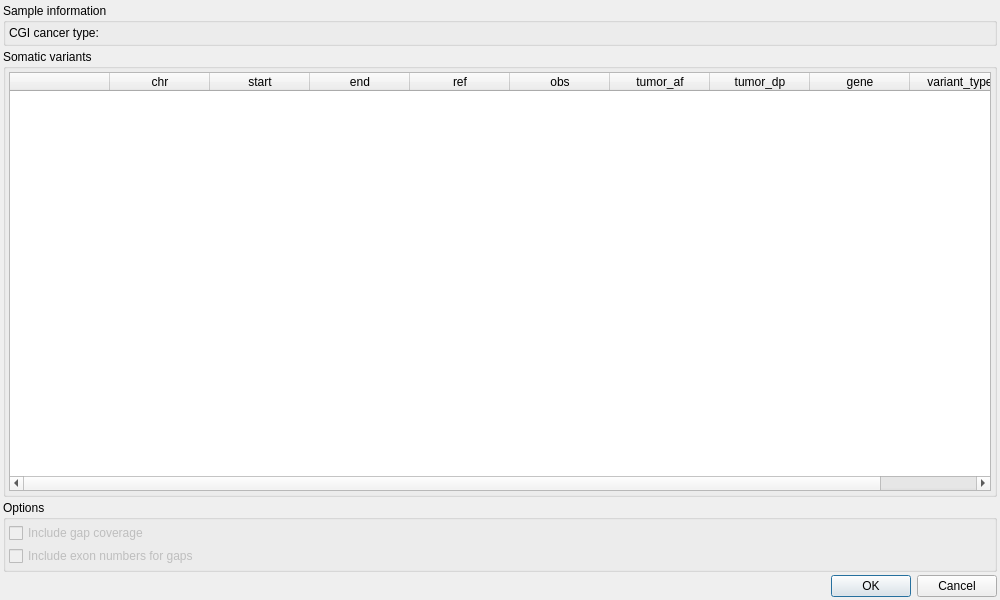
<?xml version="1.0" encoding="UTF-8"?>
<ui version="4.0">
 <class>TumorOnlyReportDialog</class>
 <widget class="QDialog" name="TumorOnlyReportDialog">
  <property name="geometry">
   <rect>
    <x>0</x>
    <y>0</y>
    <width>1000</width>
    <height>600</height>
   </rect>
  </property>
  <property name="minimumSize">
   <size>
    <width>1000</width>
    <height>600</height>
   </size>
  </property>
  <property name="windowTitle">
   <string>Create tumor-only report</string>
  </property>
  <layout class="QVBoxLayout" name="verticalLayout_3">
   <property name="spacing">
    <number>3</number>
   </property>
   <property name="leftMargin">
    <number>3</number>
   </property>
   <property name="topMargin">
    <number>3</number>
   </property>
   <property name="rightMargin">
    <number>3</number>
   </property>
   <property name="bottomMargin">
    <number>3</number>
   </property>
   <item>
    <widget class="QGroupBox" name="groupBox">
     <property name="sizePolicy">
      <sizepolicy hsizetype="Expanding" vsizetype="Preferred">
       <horstretch>0</horstretch>
       <verstretch>0</verstretch>
      </sizepolicy>
     </property>
     <property name="title">
      <string>Sample information</string>
     </property>
     <property name="flat">
      <bool>true</bool>
     </property>
     <layout class="QGridLayout" name="gridLayout">
      <property name="leftMargin">
       <number>3</number>
      </property>
      <property name="topMargin">
       <number>3</number>
      </property>
      <property name="rightMargin">
       <number>3</number>
      </property>
      <property name="bottomMargin">
       <number>3</number>
      </property>
      <property name="spacing">
       <number>3</number>
      </property>
      <item row="0" column="0">
       <widget class="QLabel" name="label">
        <property name="sizePolicy">
         <sizepolicy hsizetype="Minimum" vsizetype="Minimum">
          <horstretch>0</horstretch>
          <verstretch>0</verstretch>
         </sizepolicy>
        </property>
        <property name="text">
         <string>CGI cancer type:</string>
        </property>
       </widget>
      </item>
      <item row="0" column="1">
       <widget class="QLabel" name="label_cgi">
        <property name="sizePolicy">
         <sizepolicy hsizetype="Expanding" vsizetype="Minimum">
          <horstretch>0</horstretch>
          <verstretch>0</verstretch>
         </sizepolicy>
        </property>
        <property name="text">
         <string/>
        </property>
       </widget>
      </item>
     </layout>
    </widget>
   </item>
   <item>
    <widget class="QGroupBox" name="groupBox_2">
     <property name="title">
      <string>Somatic variants</string>
     </property>
     <property name="flat">
      <bool>true</bool>
     </property>
     <layout class="QVBoxLayout" name="verticalLayout">
      <property name="spacing">
       <number>3</number>
      </property>
      <property name="leftMargin">
       <number>3</number>
      </property>
      <property name="topMargin">
       <number>3</number>
      </property>
      <property name="rightMargin">
       <number>3</number>
      </property>
      <property name="bottomMargin">
       <number>3</number>
      </property>
      <item>
       <widget class="VariantTable" name="snvs">
        <property name="contextMenuPolicy">
         <enum>Qt::CustomContextMenu</enum>
        </property>
        <property name="alternatingRowColors">
         <bool>true</bool>
        </property>
        <property name="selectionMode">
         <enum>QAbstractItemView::ExtendedSelection</enum>
        </property>
        <property name="selectionBehavior">
         <enum>QAbstractItemView::SelectRows</enum>
        </property>
        <attribute name="horizontalHeaderStretchLastSection">
         <bool>true</bool>
        </attribute>
        <column>
         <property name="text">
          <string/>
         </property>
        </column>
        <column>
         <property name="text">
          <string>chr</string>
         </property>
        </column>
        <column>
         <property name="text">
          <string>start</string>
         </property>
        </column>
        <column>
         <property name="text">
          <string>end</string>
         </property>
        </column>
        <column>
         <property name="text">
          <string>ref</string>
         </property>
        </column>
        <column>
         <property name="text">
          <string>obs</string>
         </property>
        </column>
        <column>
         <property name="text">
          <string>tumor_af</string>
         </property>
        </column>
        <column>
         <property name="text">
          <string>tumor_dp</string>
         </property>
        </column>
        <column>
         <property name="text">
          <string>gene</string>
         </property>
        </column>
        <column>
         <property name="text">
          <string>variant_type</string>
         </property>
        </column>
       </widget>
      </item>
     </layout>
    </widget>
   </item>
   <item>
    <widget class="QGroupBox" name="groupBox_3">
     <property name="title">
      <string>Options</string>
     </property>
     <property name="flat">
      <bool>true</bool>
     </property>
     <layout class="QVBoxLayout" name="verticalLayout_2">
      <property name="spacing">
       <number>3</number>
      </property>
      <property name="leftMargin">
       <number>3</number>
      </property>
      <property name="topMargin">
       <number>3</number>
      </property>
      <property name="rightMargin">
       <number>3</number>
      </property>
      <property name="bottomMargin">
       <number>3</number>
      </property>
      <item>
       <widget class="QCheckBox" name="include_cov_per_gap">
        <property name="enabled">
         <bool>false</bool>
        </property>
        <property name="sizePolicy">
         <sizepolicy hsizetype="Minimum" vsizetype="Minimum">
          <horstretch>0</horstretch>
          <verstretch>0</verstretch>
         </sizepolicy>
        </property>
        <property name="text">
         <string>Include gap coverage</string>
        </property>
       </widget>
      </item>
      <item>
       <widget class="QCheckBox" name="include_exon_number">
        <property name="enabled">
         <bool>false</bool>
        </property>
        <property name="sizePolicy">
         <sizepolicy hsizetype="Minimum" vsizetype="Minimum">
          <horstretch>0</horstretch>
          <verstretch>0</verstretch>
         </sizepolicy>
        </property>
        <property name="text">
         <string>Include exon numbers for gaps</string>
        </property>
        <property name="checked">
         <bool>false</bool>
        </property>
       </widget>
      </item>
     </layout>
    </widget>
   </item>
   <item>
    <widget class="QDialogButtonBox" name="buttonBox">
     <property name="orientation">
      <enum>Qt::Horizontal</enum>
     </property>
     <property name="standardButtons">
      <set>QDialogButtonBox::Cancel|QDialogButtonBox::Ok</set>
     </property>
    </widget>
   </item>
  </layout>
 </widget>
 <customwidgets>
  <customwidget>
   <class>VariantTable</class>
   <extends>QTableWidget</extends>
   <header>VariantTable.h</header>
  </customwidget>
 </customwidgets>
 <resources/>
 <connections>
  <connection>
   <sender>buttonBox</sender>
   <signal>accepted()</signal>
   <receiver>TumorOnlyReportDialog</receiver>
   <slot>accept()</slot>
   <hints>
    <hint type="sourcelabel">
     <x>248</x>
     <y>254</y>
    </hint>
    <hint type="destinationlabel">
     <x>157</x>
     <y>274</y>
    </hint>
   </hints>
  </connection>
  <connection>
   <sender>buttonBox</sender>
   <signal>rejected()</signal>
   <receiver>TumorOnlyReportDialog</receiver>
   <slot>reject()</slot>
   <hints>
    <hint type="sourcelabel">
     <x>316</x>
     <y>260</y>
    </hint>
    <hint type="destinationlabel">
     <x>286</x>
     <y>274</y>
    </hint>
   </hints>
  </connection>
 </connections>
</ui>
